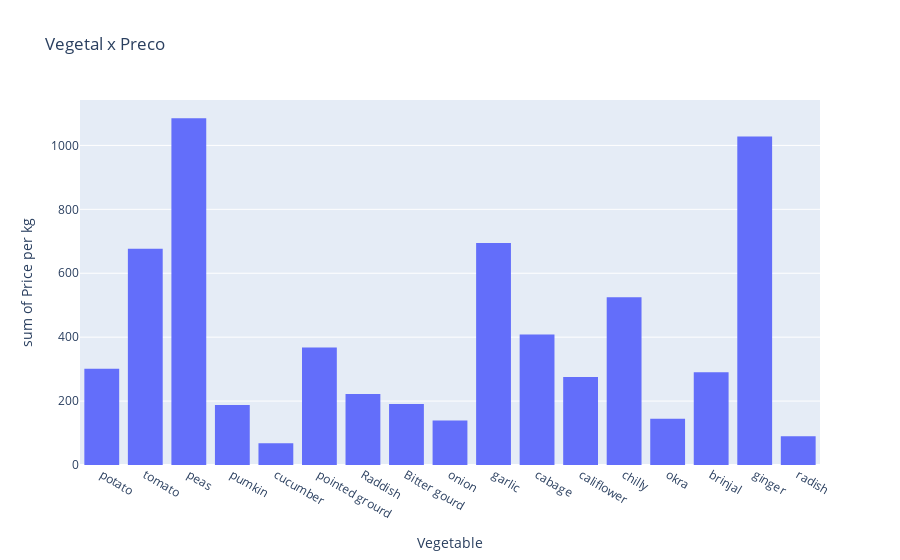

Source (notebook cell):
### Code cell
fig = px.histogram(
    data_frame=data,
    x="Vegetable",
    y="Price per kg",
    title="Vegetal x Preco"
)

fig.show()

### Figure 1 — Plotly figure (JSON) as saved in the notebook; plotly's stock layout.template omitted (floating-point values rounded to 4 significant figures)
{"data": [{"alignmentgroup": "True", "bingroup": "x", "histfunc": "sum", "hovertemplate": "Vegetable=%{x}<br>sum of Price per kg=%{y}<extra></extra>", "legendgroup": "", "marker": {"color": "#636efa", "pattern": {"shape": ""}}, "name": "", "offsetgroup": "", "orientation": "v", "showlegend": false, "type": "histogram", "x": ["potato", "tomato ", "peas", "pumkin", "cucumber", "pointed grourd ", "Raddish", "Bitter gourd", "onion", "tomato ", "garlic", "cabage", "califlower", "chilly", "okra", "pumkin", "brinjal", "ginger", "potato", "peas", "radish", "tomato ", "cabage", "califlower", "pointed grourd ", "Raddish", "Bitter gourd", "onion", "tomato ", "garlic", "cabage", "califlower", "chilly", "okra", "pumkin", "brinjal", "ginger", "potato", "peas", "ginger", "potato", "tomato ", "peas", "pumkin", "cucumber", "pointed grourd ", "Raddish", "Bitter gourd", "onion", "tomato ", "garlic", "cabage", "califlower", "chilly", "okra", "pumkin", "brinjal", "ginger", "potato", "peas", "radish", "tomato ", "cabage", "califlower", "pointed grourd ", "Raddish", "pumkin", "brinjal", "ginger", "potato", "peas", "ginger", "potato", "tomato ", "peas", "pumkin", "cucumber", "pointed grourd ", "Raddish", "Bitter gourd", "onion", "tomato ", "garlic", "cabage", "califlower", "chilly", "okra", "pumkin", "brinjal", "ginger", "potato", "peas", "radish", "tomato ", "cabage", "califlower", "pointed grourd ", "potato", "peas", "ginger", "potato", "tomato ", "peas", "pumkin", "cucumber", "pointed grourd ", "Raddish", "Bitter gourd", "onion", "tomato ", "garlic", "cabage", "califlower", "chilly", "okra", "pumkin", "brinjal", "ginger", "potato", "peas", "radish"], "xaxis": "x", "y": [20, 50, 70, 25, 20, 130, 10, 35, 35, 45, 150, 45, 20, 80, 30, 20, 70, 20, 25, 100, 30, 80, 50, 60, 25, 70, 70, 20, 130, 170, 40, 20, 200, 15, 10, 40, 200, 40, 250, 90, 16, 30, 40, 15, 12, 50, 15, 25, 28, 35, 120, 75, 18, 80, 40, 20, 70, 70, 25, 100, 30, 120, 50, 60, 25, 80, 15, 45, 190, 50, 210, 130, 10, 25, 42, 20, 15, 55, 20, 29, 32, 20, 132, 60, 21, 75, 35, 19, 32, 90, 22, 35, 21, 90, 33, 55, 30, 45, 170, 150, 24, 30, 35, 23, 21, 53, 27, 32, 24, 22, 123, 55, 21, 90, 25, 21, 33, 88, 24, 33, 9], "yaxis": "y"}], "layout": {"barmode": "relative", "legend": {"tracegroupgap": 0}, "title": {"text": "Vegetal x Preco"}, "xaxis": {"anchor": "y", "domain": [0, 1], "title": {"text": "Vegetable"}}, "yaxis": {"anchor": "x", "domain": [0, 1], "title": {"text": "sum of Price per kg"}}}}
